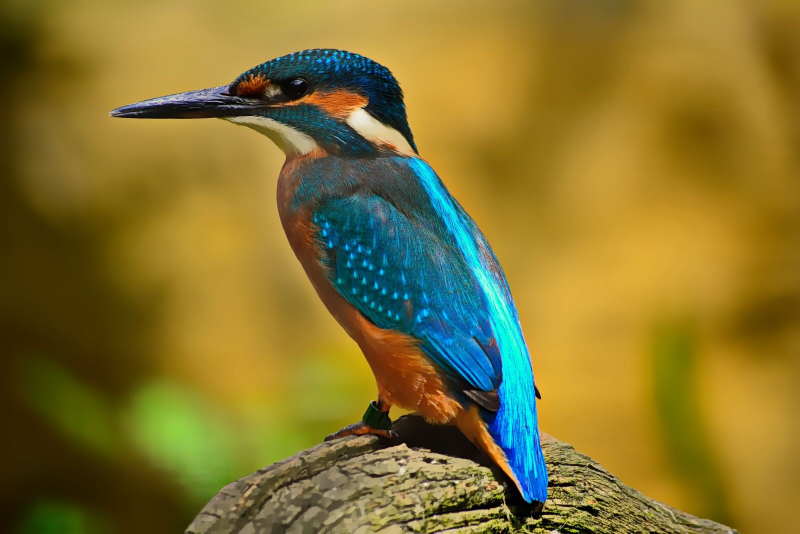
#> input picture Lab01/sample_image.jpg, 1600 x 1067 px (shown at 1/2 size)
$ python tasks.py
#> lines starting #> are read from the running program, lines starting #| are printed output that depends on the picture; after the words box and inside, x2 and y2 are one past the last pixel; in counts of white or black regions, pixels touching at a corner belong together
import cv2 as cv2

def task_01():
    """Write a python script that loads an image from your local machine and displays it using openCV."""
    image = cv2.imread('sample_image.jpg')
#> image is the input picture: shape (1067, 1600, 3); mean B, G, R 46.7, 115.8, 132.8
    cv2.imshow('Original Image', image)
    cv2.waitKey(0)
    cv2.destroyWindow('Original Image')
    return image

def task_02():
    """Convert Image to Grayscale."""
    image = cv2.imread('sample_image.jpg')
    gray_image = cv2.cvtColor(image, cv2.COLOR_BGR2GRAY)
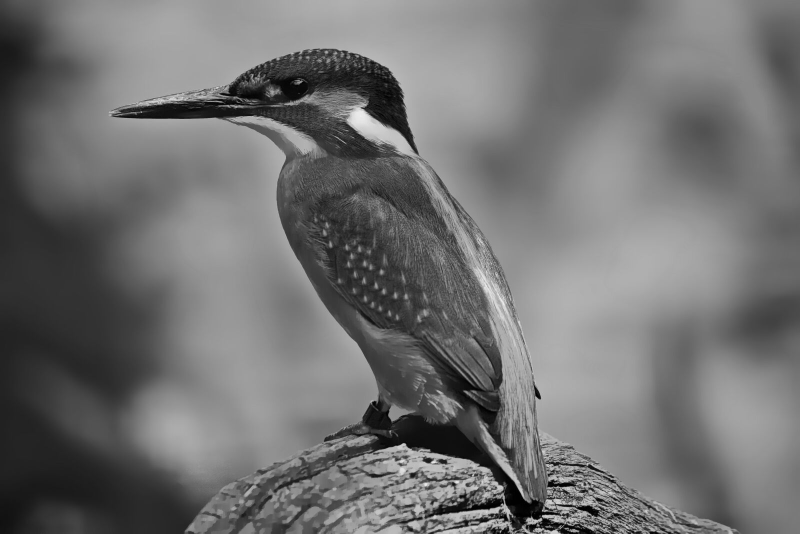
#> gray_image: shape (1067, 1600) (shown at 1/2 size); min 0, max 241, mean 113
    cv2.imshow('Original Image', image)
    cv2.imshow('Grayscale Image', gray_image)
    cv2.waitKey(0)
    cv2.destroyWindow('Original Image')
    cv2.destroyWindow('Grayscale Image')
    return gray_image

def task_03():
    """Apply Gaussian Blur to Image."""
    image = cv2.imread('sample_image.jpg')
    gaussian_blur = cv2.GaussianBlur(image, (5, 5), 0)
    cv2.imshow('Original Image', image)
    cv2.imshow('Gaussian Blur Image', gaussian_blur)
    cv2.waitKey(0)
    cv2.destroyWindow('Original Image')
    cv2.destroyWindow('Gaussian Blur Image')
    return gaussian_blur

def task_04():
    """Perform Edge Detection on a grayscale image."""
    image = cv2.imread('sample_image.jpg')
    gray_image = cv2.cvtColor(image, cv2.COLOR_BGR2GRAY)
    edge_image = cv2.Canny(gray_image, 100, 200)
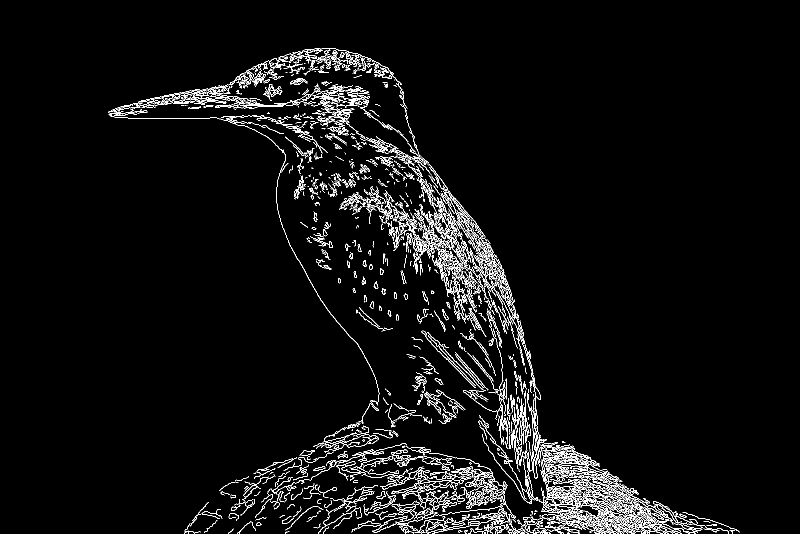
#> edge_image: shape (1067, 1600) (shown at 1/2 size); 3.8% white in thin lines or dots, all inside (x1, y1, x2, y2) = (217, 97, 1480, 1067)
    cv2.imshow('Original Image', image)
    cv2.imshow('Edge Detection Image', edge_image)
    cv2.waitKey(0)
    cv2.destroyWindow('Original Image')
    cv2.destroyWindow('Edge Detection Image')
    return edge_image

def task_05():
    """Resize the image to half it's original size"""
    image = cv2.imread('sample_image.jpg')
    resized_image = cv2.resize(image, (int(image.shape[1]/2), int(image.shape[0]/2)))
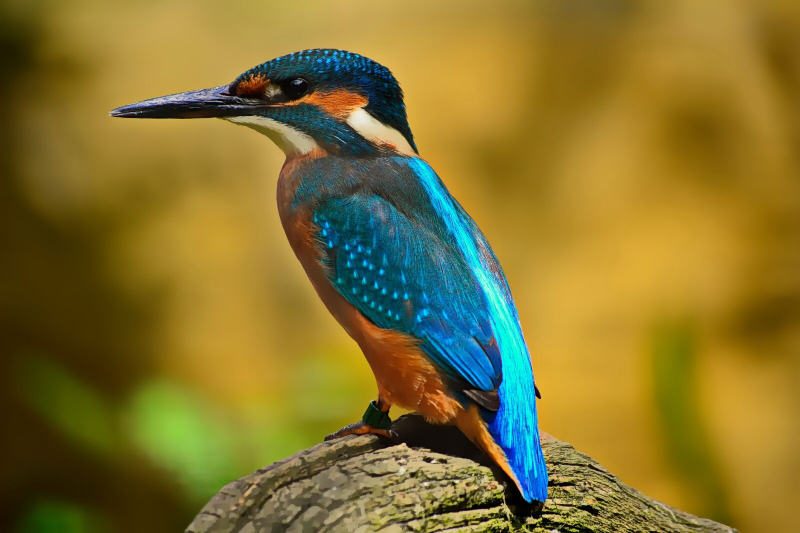
#> resized_image: shape (533, 800, 3); mean B, G, R 46.6, 115.7, 132.7
    cv2.imshow('Original Image', image)
    cv2.imshow('Resized Image', resized_image)
    cv2.waitKey(0)
    cv2.destroyWindow('Original Image')
    cv2.destroyWindow('Resized Image')
    return resized_image

def task_06(image, image_path):
    """Save the processed image"""
    try:
        cv2.imwrite(image_path, image)
    except Exception as e:
        print(f'Error: {e}')

def main():
    image = task_01()
    gray_image = task_02()
    gaussian_blur = task_03()
    edge_image = task_04()
    resized_image = task_05()
    task_06(resized_image, 'resized_image.jpg')
    task_06(edge_image, 'edge_image.jpg')
    task_06(gaussian_blur, 'gaussian_blur.jpg')
    task_06(gray_image, 'gray_image.jpg')
    task_06(image, 'original_image.jpg')

if __name__ == '__main__':
    main()
